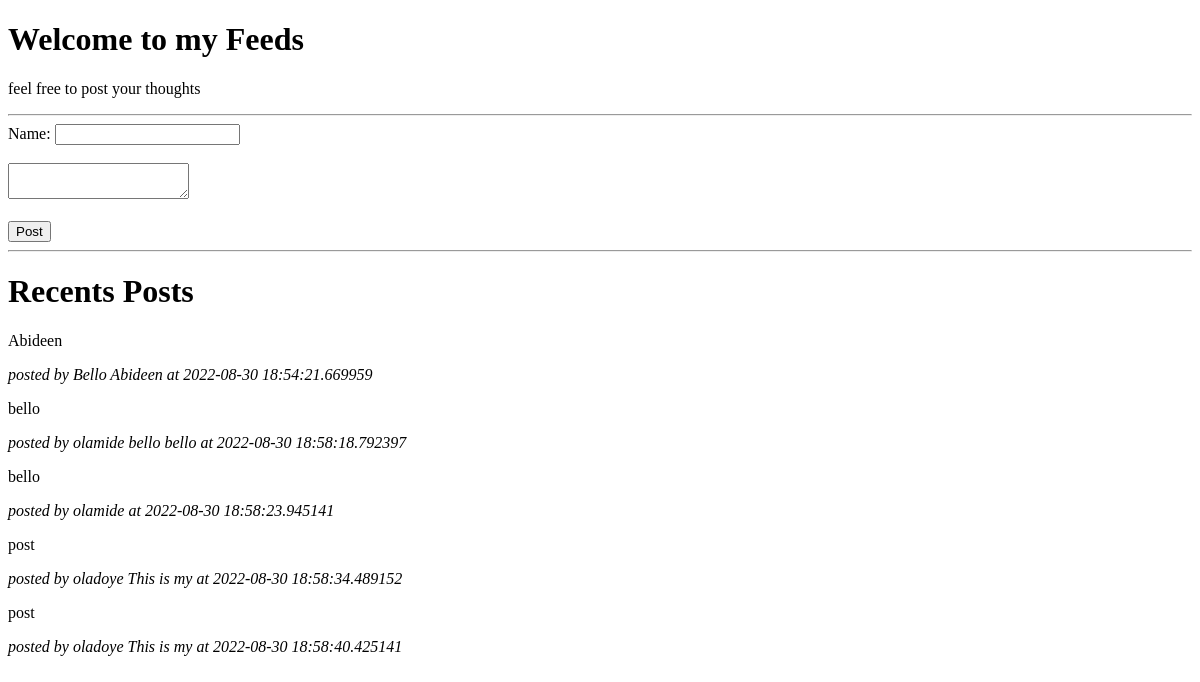
Before: /feeds/ with the older database file.
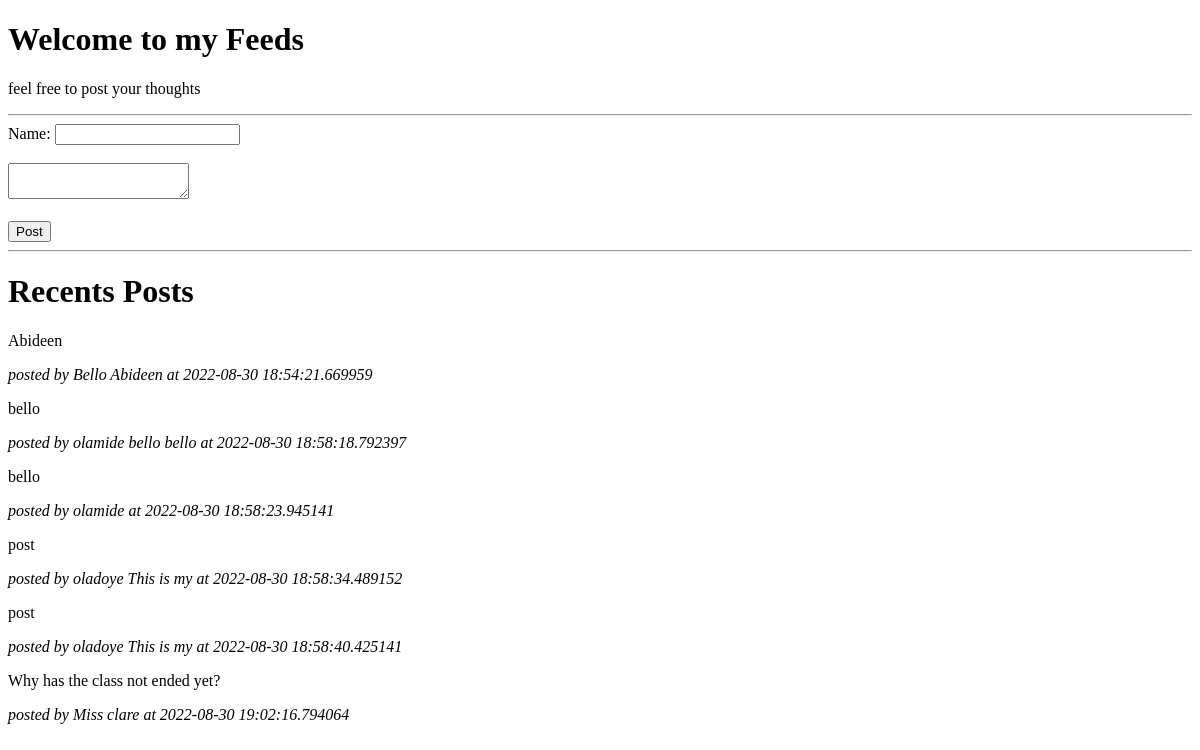
After: the same page with the newer database file.
### feeds/models.py (models this page shows)
class Posts(models.Model):
    name = models.CharField(max_length=40)
    post = models.CharField(max_length=1000)
    time = models.CharField(max_length=500)

### feeds/views.py (the view)
# urls.py: path('', views.index, name='index'),
def index(request):
    posts = Posts.objects.all().values()
    template = loader.get_template('post.html')
    context = {
        'allposts': posts,
    }
    return HttpResponse(template.render(context, request))

### feeds/templates/post.html (shortened to what this page needs)
<!DOCTYPE html>
<html lang="en">
<head>
</head>
<body>
    <h1>Welcome to my Feeds</h1>
    <p>feel free to post your thoughts</p>
    <hr>
    <form action="add_post/" method="post">
        Name: <input type="text" name="name">
        <br><br>
        <textarea name="post"></textarea>
        <br><br>
        <input type="submit" value="Post">
    </form>
    <hr>
    <h1>Recents Posts</h1>
    {% for x in allposts %}
    <p>{{ x.post }}</p>
    <p><i>posted by {{ x.name }} at {{ x.time }}</i></p>
    {% endfor %}
</body>
</html>

Changed rows visible on the page:
added Posts: post "Why has the class not ended yet?", name "Miss clare", time "2022-08-30 19:02:16.794064"
